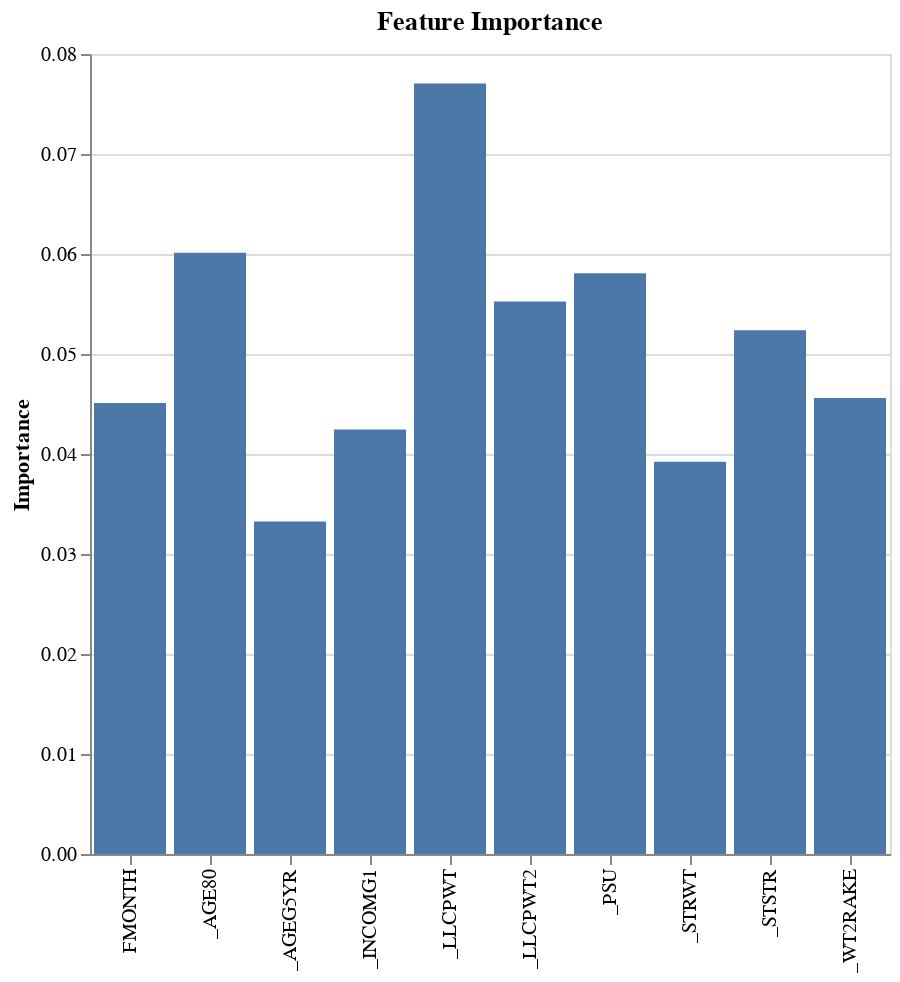

This figure's notebook cell:
### Markdown cell above
Even though the accuracy of the model is high, we encounter the problem of false negatives. This is particularly problematic in our case, as the data overrepresents non-heart attack cases. As a result, the model tends to predict non-heart attack cases more frequently. 

This bias in prediction can become a significant issue in real-world applications. Specifically, a high number of false negatives, which in this context means failing to identify actual heart attack cases, can have serious consequences. 

In the following sections of this notebook, we will investigate further to address this problem. We will explore different performance metrics that consider both false positives and false negatives, and techniques to handle the imbalance in the dataset. Our goal is to improve the model's performance in predicting heart attack cases, thereby reducing the number of false negatives.

### Code cell
rfc = RandomForestClassifier(n_estimators=100, random_state=42)
rfc.fit(X, y)

# Extrahieren Sie die Feature-Importance-Werte
importances = rfc.feature_importances_

# Erstellen Sie ein DataFrame, um die Feature-Importance-Werte anzuzeigen
feature_importances = pd.DataFrame({"Feature": X.columns, "Importance": importances})
feature_importances = feature_importances.sort_values("Importance", ascending=False).reset_index(drop=True)

# plot the 10 most important features as chart
alt.Chart(feature_importances.head(10)).mark_bar().encode(
    x=alt.X('Feature', title=''),
    y='Importance',
    tooltip=[alt.Tooltip(field='Feature', type='nominal', title='Feature'), 'Importance']
).properties(
    width=400,
    height=400,
    title='Feature Importance'
)

### Figure 1 — Vega specification as saved in the notebook (floating-point values rounded to 4 significant figures)
{"$schema": "https://vega.github.io/schema/vega/v5.json", "data": [{"name": "source_0", "values": [{"Feature": "_LLCPWT", "Importance": 0.07706, "Importance_end": 0.07706, "Importance_start": 0.0}, {"Feature": "_AGE80", "Importance": 0.06012, "Importance_end": 0.06012, "Importance_start": 0.0}, {"Feature": "_PSU", "Importance": 0.05807, "Importance_end": 0.05807, "Importance_start": 0.0}, {"Feature": "_LLCPWT2", "Importance": 0.05526, "Importance_end": 0.05526, "Importance_start": 0.0}, {"Feature": "_STSTR", "Importance": 0.05237, "Importance_end": 0.05237, "Importance_start": 0.0}, {"Feature": "_WT2RAKE", "Importance": 0.0456, "Importance_end": 0.0456, "Importance_start": 0.0}, {"Feature": "FMONTH", "Importance": 0.04509, "Importance_end": 0.04509, "Importance_start": 0.0}, {"Feature": "_INCOMG1", "Importance": 0.04244, "Importance_end": 0.04244, "Importance_start": 0.0}, {"Feature": "_STRWT", "Importance": 0.03922, "Importance_end": 0.03922, "Importance_start": 0.0}, {"Feature": "_AGEG5YR", "Importance": 0.03324, "Importance_end": 0.03324, "Importance_start": 0.0}]}, {"name": "source_0_x_domain_Feature", "values": [{"Feature": "_LLCPWT"}, {"Feature": "_AGE80"}, {"Feature": "_PSU"}, {"Feature": "_LLCPWT2"}, {"Feature": "_STSTR"}, {"Feature": "_WT2RAKE"}, {"Feature": "FMONTH"}, {"Feature": "_INCOMG1"}, {"Feature": "_STRWT"}, {"Feature": "_AGEG5YR"}]}], "marks": [{"type": "rect", "name": "marks", "from": {"data": "source_0"}, "encode": {"update": {"ariaRoleDescription": {"value": "bar"}, "fill": {"value": "#4c78a8"}, "y2": {"field": "Importance_start", "scale": "y"}, "tooltip": {"signal": "{\"Feature\": isValid(datum[\"Feature\"]) ? datum[\"Feature\"] : \"\"+datum[\"Feature\"], \"Importance\": format(datum[\"Importance\"], \"\")}"}, "y": {"field": "Importance_end", "scale": "y"}, "x": {"field": "Feature", "scale": "x"}, "width": {"signal": "max(0.25, bandwidth('x'))"}, "description": {"signal": "\"Feature: \" + (isValid(datum[\"Feature\"]) ? datum[\"Feature\"] : \"\"+datum[\"Feature\"]) + \"; Importance: \" + (format(datum[\"Importance\"], \"\"))"}}}, "style": ["bar"]}], "scales": [{"name": "x", "type": "band", "domain": {"data": "source_0_x_domain_Feature", "field": "Feature", "sort": true}, "range": [0, {"signal": "width"}], "paddingOuter": 0.05, "paddingInner": 0.1}, {"name": "y", "type": "linear", "domain": {"data": "source_0", "fields": ["Importance_start", "Importance_end"]}, "range": [{"signal": "height"}, 0], "nice": true, "zero": true}], "axes": [{"scale": "y", "orient": "left", "minExtent": 0, "maxExtent": 0, "ticks": false, "zindex": 0, "grid": true, "aria": false, "domain": false, "gridScale": "x", "tickCount": {"signal": "ceil(height/40)"}, "labels": false}, {"scale": "x", "orient": "bottom", "labelBaseline": "middle", "zindex": 0, "grid": false, "labelAlign": "right", "labelAngle": 270}, {"scale": "y", "zindex": 0, "tickCount": {"signal": "ceil(height/40)"}, "orient": "left", "grid": false, "title": "Importance", "labelOverlap": true}], "title": {"text": "Feature Importance", "frame": "group"}, "background": "white", "width": 400, "padding": 5, "height": 400, "style": "cell"}
